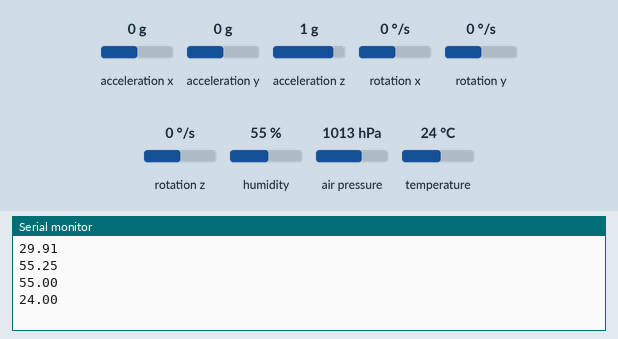
Recording of a sketch running on a simulated ESP8266 (NodeMCU). Parts: the last lines printed to the serial monitor. Wiring (inferred from the names in the program): MPU-6050 motion sensor at I2C address 0x68. The test bench sets the inputs (shaded band); at power-on: acceleration x 0 g, humidity 55 %, acceleration y 0 g, temperature 24 °C, acceleration z 1 g, air pressure 1013 hPa, rotation x 0 °/s, rotation y 0 °/s, rotation z 0 °/s. WiFi joins after 1.5 s; servers stay silent unless stated.

Above: at 3.0 s.
3.1 s: acceleration x set to -1.4 g
At 4.7 s:
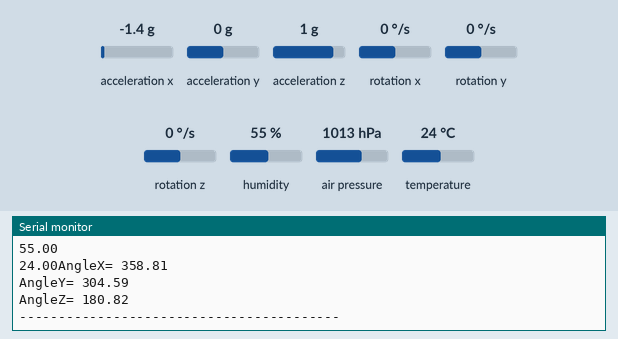
5.3 s: humidity set to 22 %
7.2 s: acceleration y set to -1.4 g
At 8.5 s:
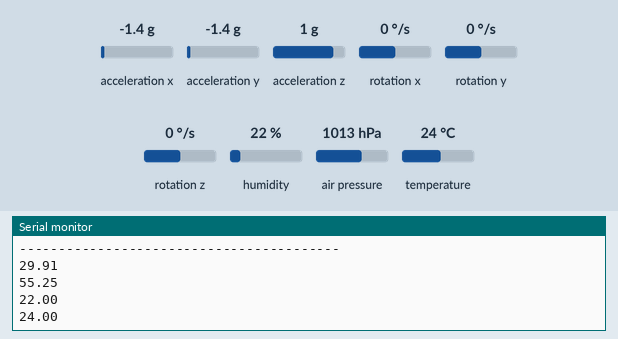
9.1 s: temperature set to 12 °C
At 10.8 s:
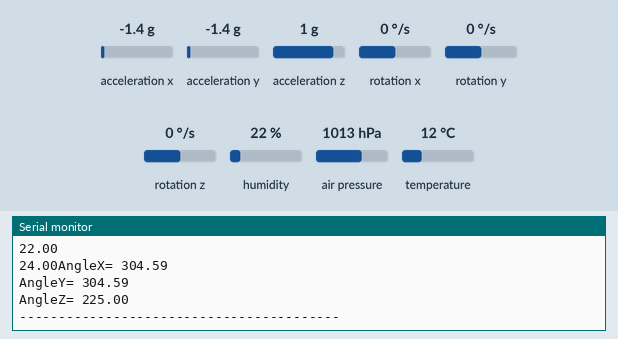
11.0 s: acceleration z set to -1.4 g
At 11.7 s:
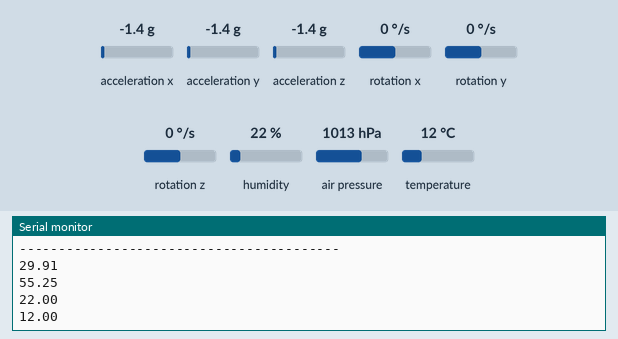
12.9 s: air pressure set to 952 hPa
At 14.9 s:
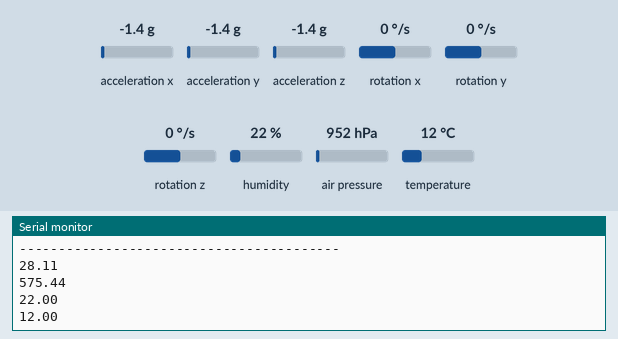
Timing chart, 0 to 15.8 s (numbered marks = the images above; inputs shaded):
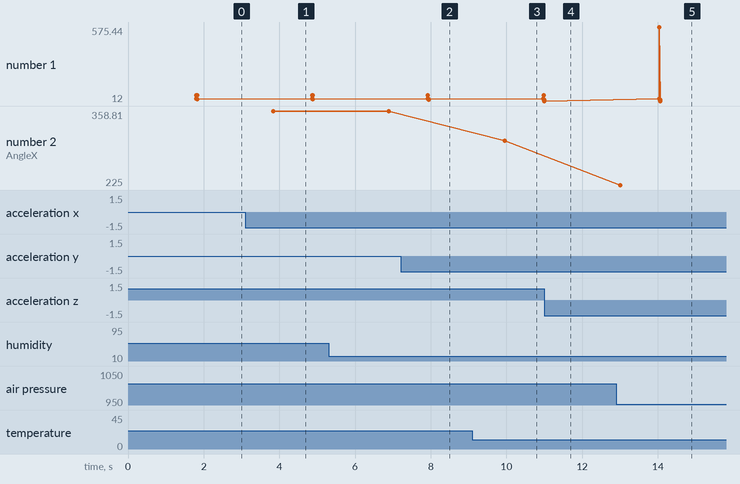

Measured:
- after the input at 3.1 s, the serial monitor: prints a new line after 0.73 s (image 1)
- after the input at 12.9 s, the serial monitor: prints a new line after 1.1 s (image 5)

The sketch:

tiltangle.ino
```cpp
#define BLYNK_TEMPLATE_ID "TMPL3ogn8AYXi"
#define BLYNK_TEMPLATE_NAME "Telemetry for drone"
#define BLYNK_AUTH_TOKEN "sN9_Cm8zsRhSEGo1x2JLAImVR_v2x27p"
#include <Adafruit_BMP280.h>
#include<Wire.h>
#define BLYNK_PRINT Serial
#include <Blynk.h>
#include <ESP8266WiFi.h>
#include <BlynkSimpleEsp8266.h>
#include <DHT.h>
#include<MPU6050.h>
#include<I2Cdev.h>
#include <Adafruit_Sensor.h>


#define DHTPIN 2
#define DHTTYPE DHT11
DHT dht(DHTPIN, DHTTYPE);


BlynkTimer timer;
char auth[] = "sN9_Cm8zsRhSEGo1x2JLAImVR_v2x27p";       // You should get Auth Token in the Blynk App.
char ssid[] = "TU";                       // Your WiFi credentials.
char pass[] = "tu@inet1";

const int MPU_addr=0x68;
int16_t AcX,AcY,AcZ,Tmp,GyX,GyY,GyZ;

int minVal=265;
int maxVal=402;

double x;
double y;
double z;
//Create three variables for pressure
double  P;
char status;
Adafruit_BMP280 bmp;

void setup(){
Wire.begin();
Wire.beginTransmission(MPU_addr);
Wire.write(0x6B);
Wire.write(0);
Wire.endTransmission(true);
Serial.begin(9600);
Blynk.begin(auth, ssid, pass);
bmp.begin();
if (!bmp.begin(0x76)) {
    Serial.println("Could not find a valid BMP280 sensor, check wiring!");
    while (1);
  }
dht.begin();

 }

void pressure() {
  float P = bmp.readPressure()/3386.39;// 0 to 3
    Serial.println(P);
  float alt= bmp.readAltitude(1019.66);
    Serial.println(alt);

      Blynk.virtualWrite(V6, P);
      Blynk.virtualWrite(V10,alt);


  }


void loop(){
Blynk.run();
pressure();
float humidity = dht.readHumidity();
float temperature = dht.readTemperature();
Serial.println(humidity);
Serial.print(temperature);

if (!isnan(humidity) && !isnan(temperature)) {
    Blynk.virtualWrite(V1, temperature);
    Blynk.virtualWrite(V2, humidity);
}
delay(2000);
Wire.beginTransmission(MPU_addr);
Wire.write(0x3B);
Wire.endTransmission(false);
Wire.requestFrom(MPU_addr,14,true);
AcX=Wire.read()<<8|Wire.read();
AcY=Wire.read()<<8|Wire.read();
AcZ=Wire.read()<<8|Wire.read();
int xAng = map(AcX,minVal,maxVal,-90,90);
int yAng = map(AcY,minVal,maxVal,-90,90);
int zAng = map(AcZ,minVal,maxVal,-90,90);

x= RAD_TO_DEG * (atan2(-yAng, -zAng)+PI);
y= RAD_TO_DEG * (atan2(-xAng, -zAng)+PI);
z= RAD_TO_DEG * (atan2(-yAng, -xAng)+PI);

Serial.print("AngleX= ");
Serial.println(x);

Serial.print("AngleY= ");
Serial.println(y);

Serial.print("AngleZ= ");
Serial.println(z);
Serial.println("-----------------------------------------");

Blynk.virtualWrite(V3, x);
Blynk.virtualWrite(V4, y);
Blynk.virtualWrite(V5, z);

delay(1000);
}
```
